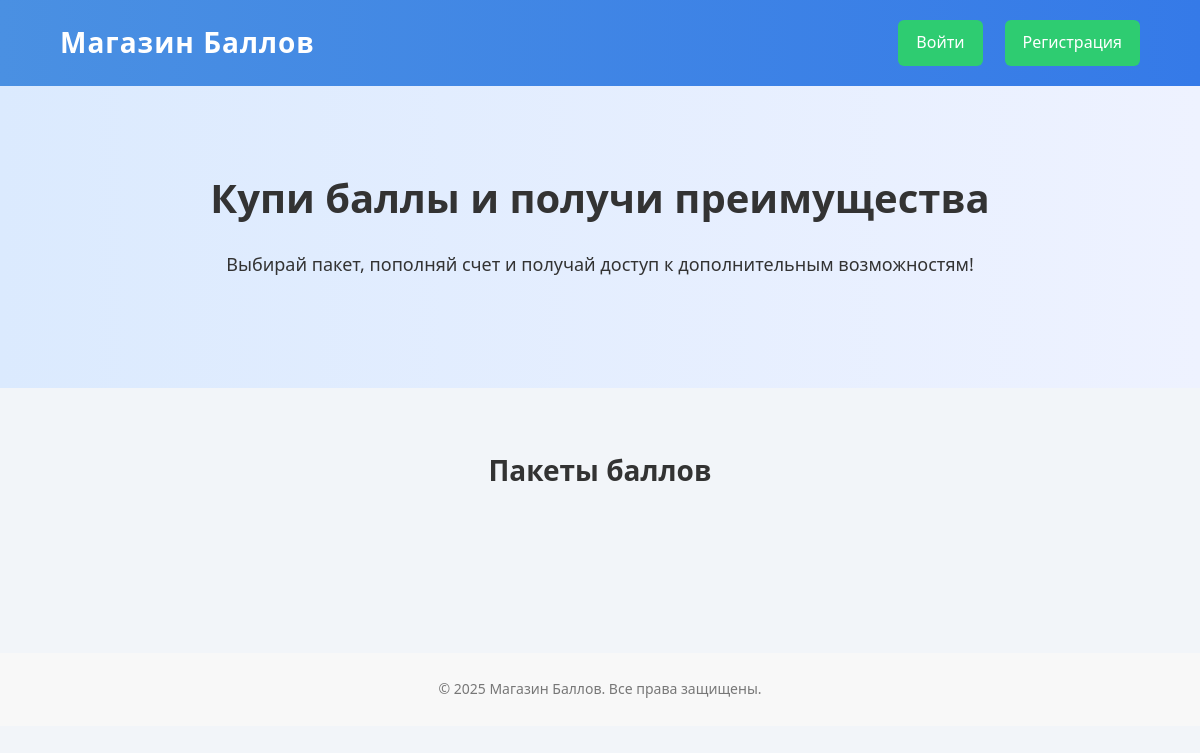
The page /store/ on the database as committed earlier.
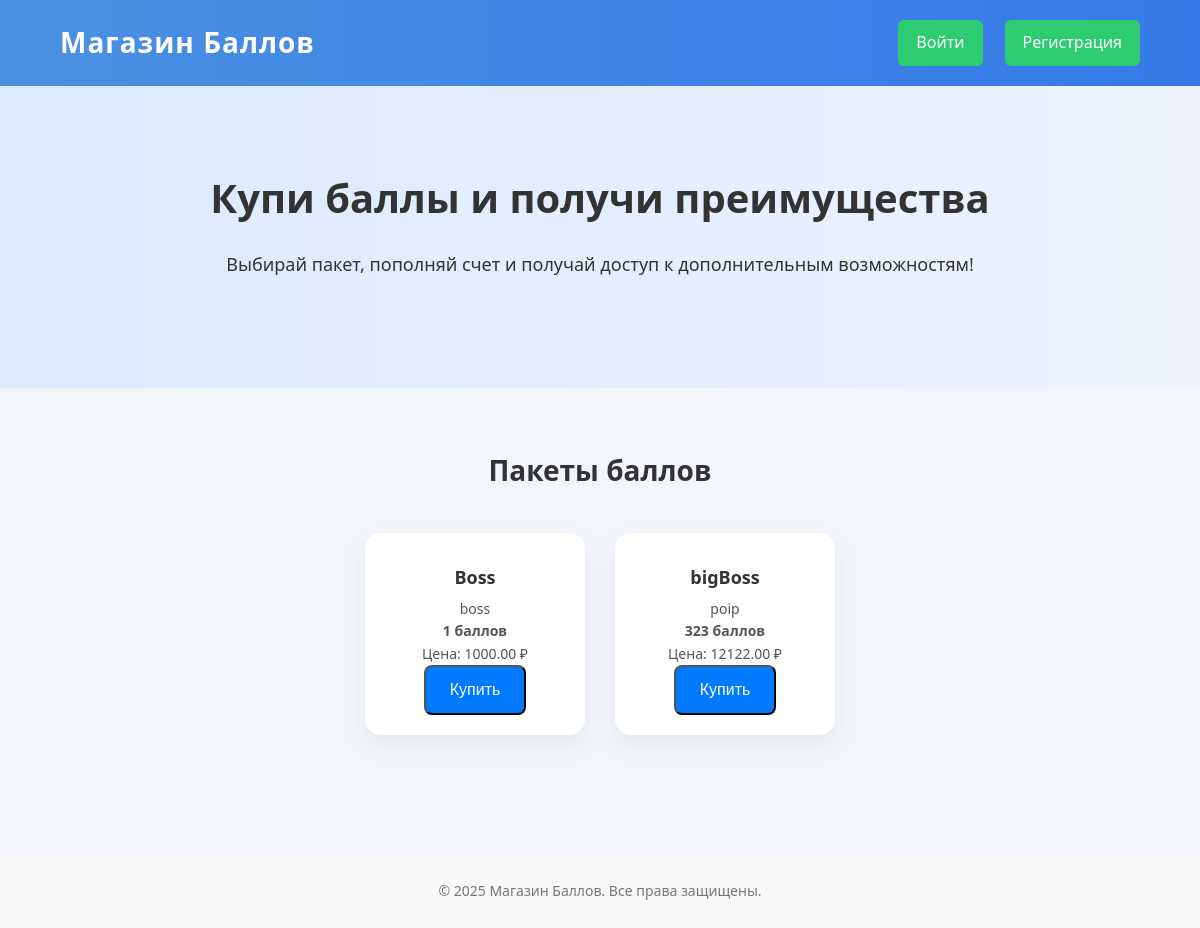
The same page on the database as committed later.
### store/models.py (models this page shows, shortened)
class Package(models.Model):
    name = models.CharField(max_length=100, verbose_name="Название пакета")
    description = models.TextField(verbose_name="Описание")
    points = models.PositiveIntegerField(verbose_name="Количество баллов")
    price = models.DecimalField(max_digits=8, decimal_places=2, verbose_name="Цена (₽)")

### store/views.py (the view)
# urls.py: path('', store_view, name = 'store'),
def store_view(request):
    packages = Package.objects.all()  # если у тебя есть модель, иначе можно просто заглушку
    return render(request, 'store/store.html', {'packages': packages})

### store/templates/store/store.html (shortened to what this page needs)
{% load static %}
<!DOCTYPE html>
<html lang="ru">
<head>
    <link rel="stylesheet" href="{% static 'css/store.css' %}">
</head>
<body>
<header>
    <div class="container" style="display: flex; justify-content: space-between; align-items: center;">
        <div class="logo">Магазин Баллов</div>
        <div class="auth-buttons">
            <a href="#" class="btn">Войти</a>
            <a href="#" class="btn">Регистрация</a>
        </div>
    </div>
</header>
<section class="hero">
    <div class="container">
        <h1>Купи баллы и получи преимущества</h1>
        <p>Выбирай пакет, пополняй счет и получай доступ к дополнительным возможностям!</p>
    </div>
</section>
<section class="experts">
    <div class="container">
        <h2>Пакеты баллов</h2>
        <div class="expert-list">
            {% for package in packages %}
            <form method="post" action="{% url 'buy_package' package.id %}" class="expert-card-button">
                <div class="expert-card">
                    <h3>{{ package.name }}</h3>
                    <p>{{ package.description }}</p>
                    <p><strong>{{ package.points }} баллов</strong></p>
                    <p>Цена: {{ package.price }} ₽</p>
                    <button type="submit" class="btn-primary">Купить</button>
                </div>
            </form>
            {% endfor %}
        </div>
    </div>
</section>
<footer>
    <p>&copy; 2025 Магазин Баллов. Все права защищены.</p>
</footer>
</body>
</html>

### store/static/css/store.css (style rules this page uses)
* { box-sizing: border-box; margin: 0; padding: 0; }
body { font-family: 'Segoe UI', sans-serif; line-height: 1.6; background-color: #f2f5f9; color: #333; }
.container { width: 90%; max-width: 1200px; margin: 0 auto; }
header { background: linear-gradient(to right, #4a90e2, #357ae8); color: white; padding: 20px 0; box-shadow: 0 4px 12px rgba(0, 0, 0, 0.1); }
.logo { font-size: 28px; font-weight: bold; letter-spacing: 1px; }
.auth-buttons .btn { margin-left: 10px; text-decoration: none; color: white; background-color: #2ecc71; padding: 10px 18px; border-radius: 6px; font-weight: 500; transition: background 0.3s; }
.hero { background: linear-gradient(to right, #dbeafe, #eef2ff); padding: 80px 0; text-align: center; }
.hero h1 { font-size: 40px; font-weight: 700; margin-bottom: 20px; }
.hero p { font-size: 18px; margin-bottom: 30px; }
.btn-primary { text-decoration: none; color: white; background-color: #007bff; padding: 14px 24px; border-radius: 8px; font-size: 16px; transition: background-color 0.3s; }
.experts { padding: 60px 0; }
.experts h2 { text-align: center; font-size: 28px; font-weight: 600; margin-bottom: 40px; }
.expert-list { display: flex; gap: 30px; justify-content: center; flex-wrap: wrap; }
.expert-card { background-color: white; padding: 20px; width: 220px; border-radius: 16px; box-shadow: 0 10px 24px rgba(0, 0, 0, 0.05); transition: transform 0.3s, box-shadow 0.3s; text-align: center; }
.expert-card h3 { margin: 10px 0 6px; font-size: 18px; font-weight: 600; }
.expert-card p { font-size: 14px; color: #555; }
footer { background-color: #f8f8f8; text-align: center; padding: 25px 0; margin-top: 60px; font-size: 14px; color: #777; }
.auth-buttons { margin-left: auto; display: flex; align-items: center; gap: 12px; }
.expert-card-button { all: unset; display: block; cursor: pointer; width: fit-content; }

Rows that differ between the two databases and show on the page:
added Package: name "Boss", description "boss", points "1", price "1000.00"
added Package: name "bigBoss", description "poip", points "323", price "12122.00"
